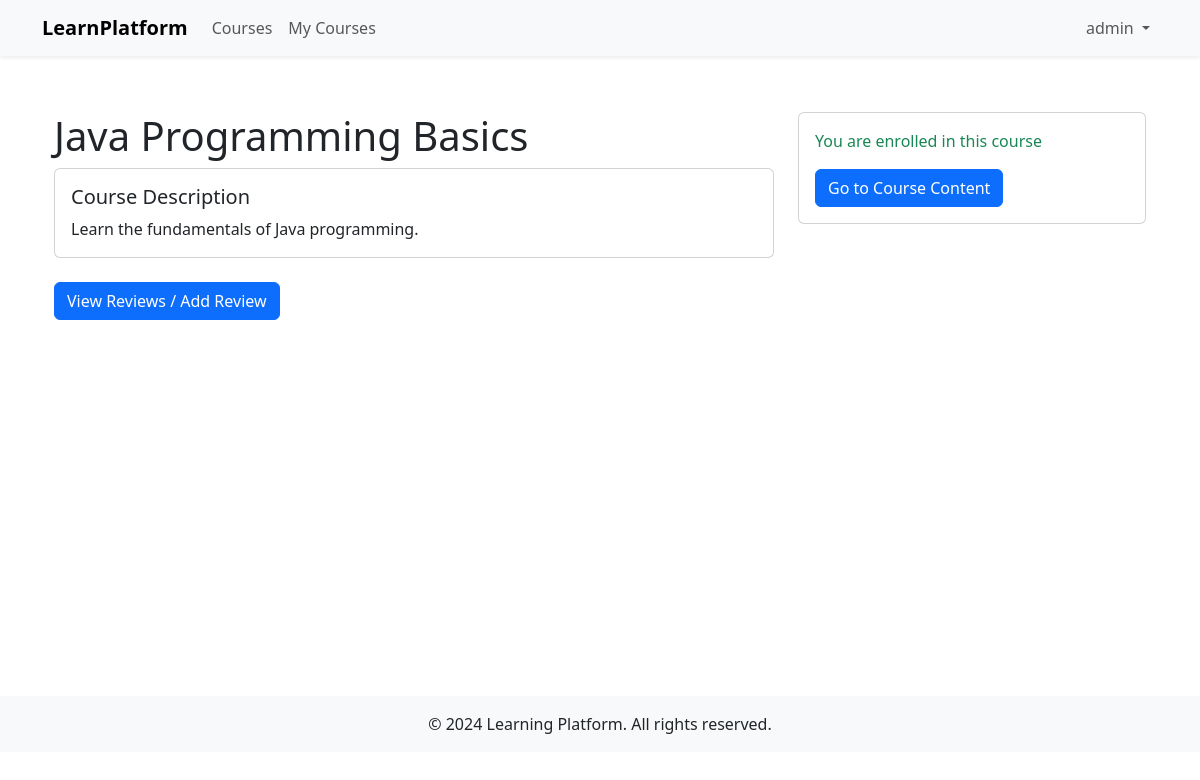
Page /courses/2/ (signed in) on the committed database.
### app/models.py (models this page shows, shortened)
class Course(models.Model):
    title = models.CharField(max_length=200)
    slug = models.SlugField(max_length=200, unique=True)
    description = models.TextField()
    thumbnail = models.ImageField(upload_to='courses/thumbnails/', blank=True, null=True)
    instructor = models.ForeignKey(User, on_delete=models.CASCADE, related_name='courses_taught')
    price = models.DecimalField(max_digits=7, decimal_places=2)
    duration = models.IntegerField(help_text="Duration in weeks")
    is_active = models.BooleanField(default=True)
    is_featured = models.BooleanField(default=False)
    created_at = models.DateTimeField(auto_now_add=True)
    updated_at = models.DateTimeField(auto_now=True)
    class Meta:
        ordering = ['-created_at']

### app/views.py (the view, shortened to what this page needs)
# urls.py: path('courses/<int:course_id>/', views.course_detail, name='course_detail'),
@login_required
def course_detail(request, course_id):
    course = get_object_or_404(Course, id=course_id)
    enrollment_form = CourseEnrollForm()
    user_courses = Enrollment.objects.filter(user=request.user).values_list('course_id', flat=True)
    return render(request, 'course_detail.html', {
        'course': course,
        'enrollment_form': enrollment_form,
        'user_courses':user_courses
    })

### templates/course_detail.html (shortened to what this page needs)
{% extends 'base.html' %}
{% block content %}
<div class="container mt-4">
    <div class="row">
        <div class="col-md-8">
            <h1>{{ course.title }}</h1>
            <div class="card mb-4">
                <div class="card-body">
                    <h5 class="card-title">Course Description</h5>
                    <p class="card-text">{{ course.description }}</p>
                </div>
            </div>
        </div>
        <div class="col-md-4">
            <div class="card">
                <div class="card-body">
                    {% if course.id in user_courses  %}
                        <p class="text-success">You are enrolled in this course</p>
                        <a href="{% url 'course_content' course.id %}" class="btn btn-primary btn-block">
                            Go to Course Content
                        </a>
                    {% endif %}
                </div>
            </div>
        </div>
        <div>
            <a href="{% url 'course_review' course.id %}" class="btn btn-primary">
                View Reviews / Add Review
            </a>
        </div>
    </div>
</div>
{% endblock %}

### templates/base.html (shortened to what this page needs)
<!DOCTYPE html>
<html lang="en">
<head>
    <link href="https://cdn.jsdelivr.net/npm/bootstrap@5.3.0/dist/css/bootstrap.min.css" rel="stylesheet">
</head>
<body>
    <nav class="navbar navbar-expand-lg navbar-light bg-light shadow-sm">
        <div class="container">
            <a class="navbar-brand" href="{% url 'home' %}">
                LearnPlatform
            </a>
            <div class="collapse navbar-collapse" id="navbarNav">
                <ul class="navbar-nav me-auto">
                    <li class="nav-item">
                        <a class="nav-link {% if request.resolver_match.url_name == 'course_list' %}active{% endif %}"
                           href="{% url 'course_list' %}">Courses</a>
                    </li>
                    {% if user.is_authenticated %}
                        <li class="nav-item">
                            <a class="nav-link {% if request.resolver_match.url_name == 'my_courses' %}active{% endif %}"
                               href="{% url 'my_courses' %}">My Courses</a>
                        </li>
                    {% endif %}
                </ul>
                <ul class="navbar-nav">
                    {% if user.is_authenticated %}
                        <li class="nav-item dropdown">
                            <a class="nav-link dropdown-toggle" href="#" id="navbarDropdown" role="button"
                               data-bs-toggle="dropdown">
                                {{ user.username }}
                            </a>
                        </li>
                    {% endif %}
                </ul>
            </div>
        </div>
    </nav>
    <main class="main-content">
        <div class="container">
            {% block content %}
            {% endblock %}
        </div>
    </main>
    <footer class="footer">
        <div class="container text-center">
            <p class="mb-0">&copy; {% now "Y" %} Learning Platform. All rights reserved.</p>
        </div>
    </footer>
</body>
</html>

### templates/base.html (style rules this page uses)
.navbar-brand { font-weight: 600; }
.main-content { min-height: calc(100vh - 160px); padding: 2rem 0; }
.footer { padding: 1rem 0; background-color: #f8f9fa; }

### rows in the picture
Course: title "Java Programming Basics", description "Learn the fundamentals of Java programming."

### other values in the picture
{{ user.username }} "admin"
